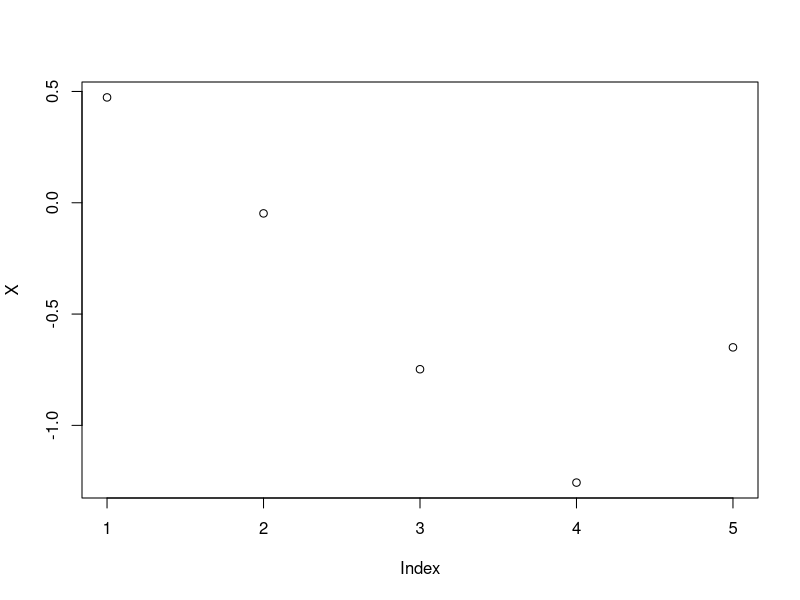
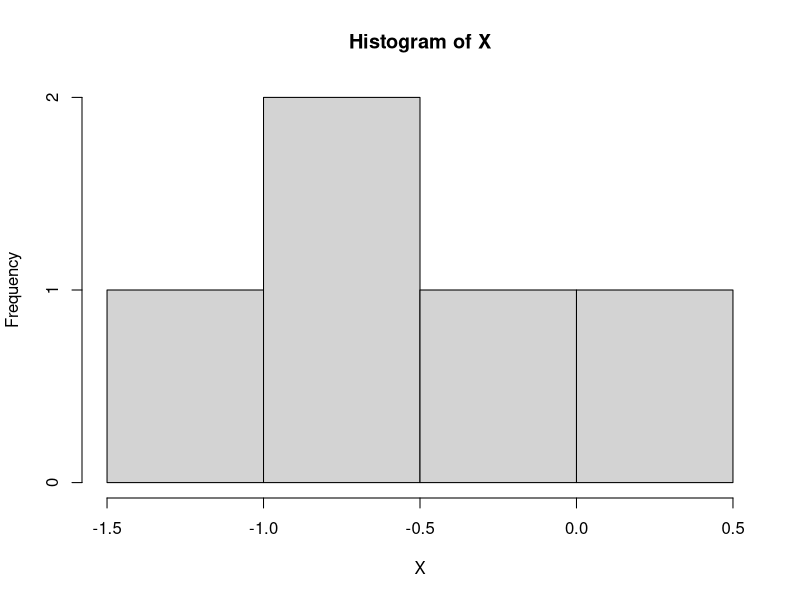
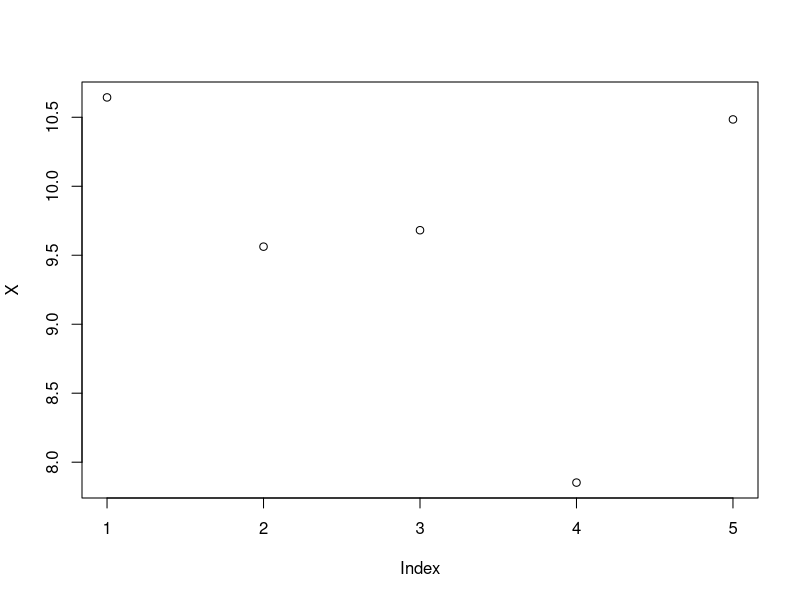
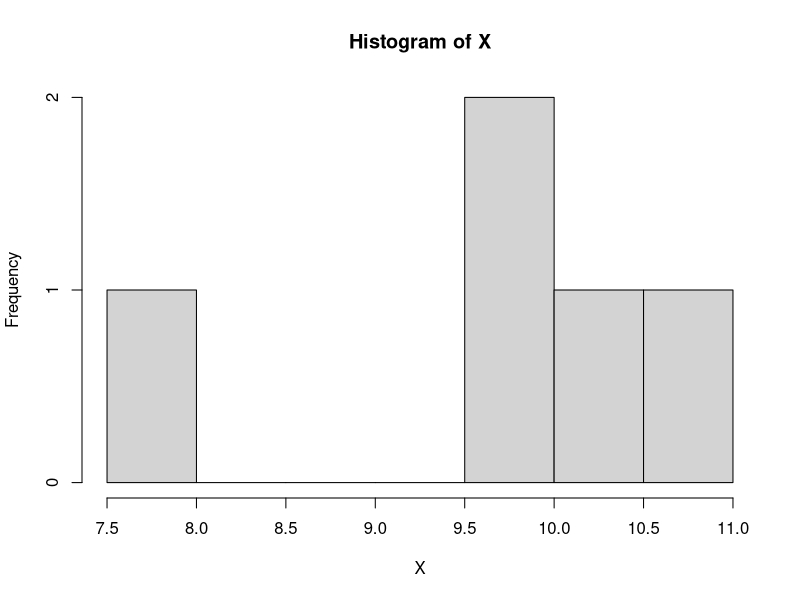
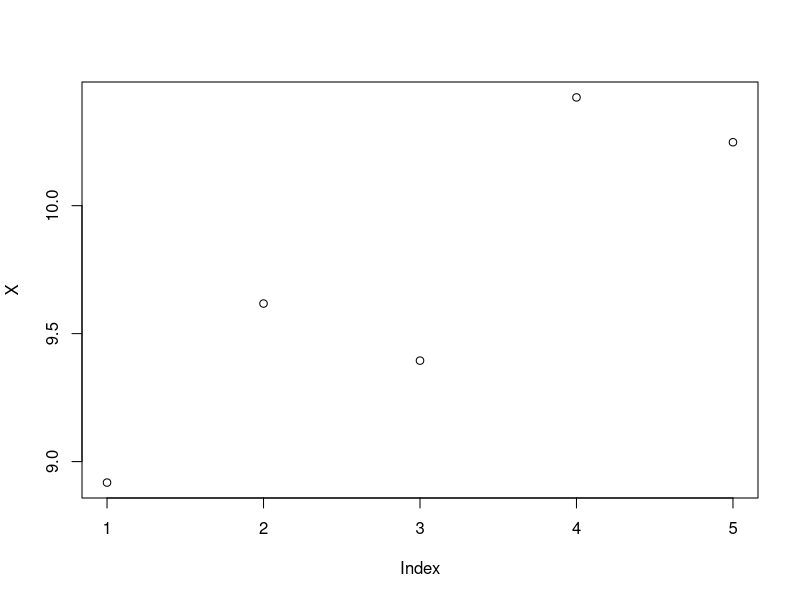
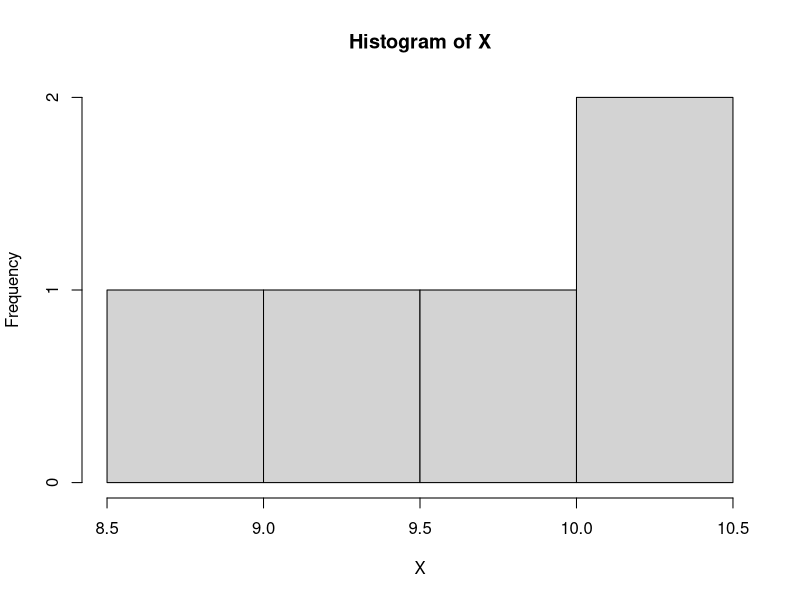
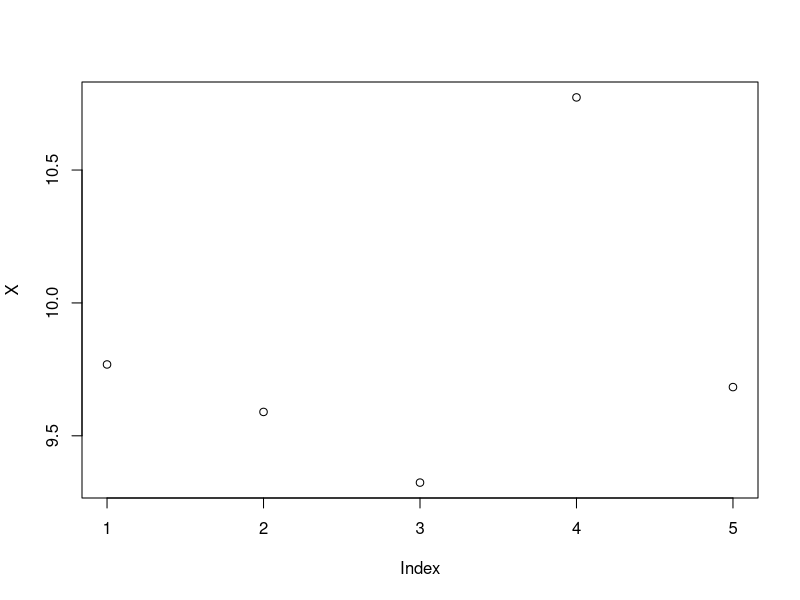
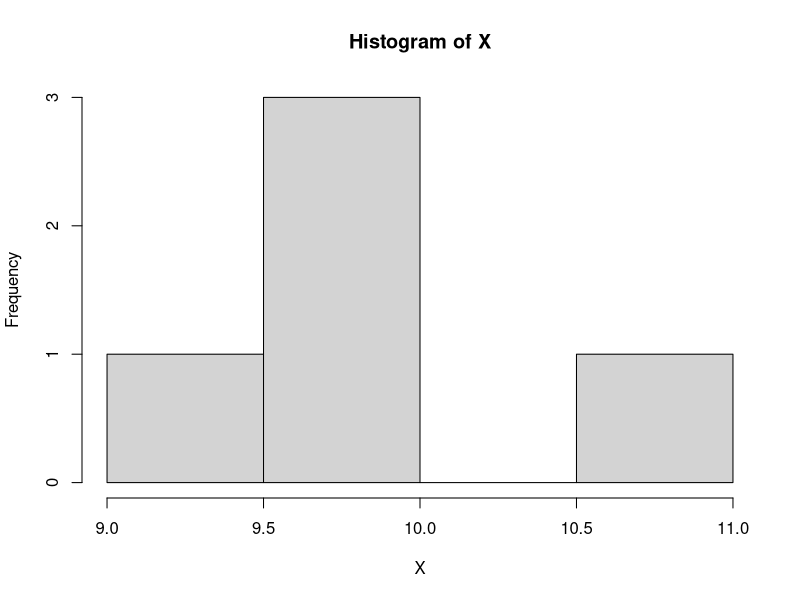

Write the R code that produced these figures, in order.
N <-100000
a <-rnorm(N)
b <- rnorm(N)
c<- a * b
c
# Generate 5 random numbers from a standard normal distribution
X <- rnorm(5)
print("Random numbers from a standard normal distribution (mean=0, sd=1):")
plot(X)
hist(X)

# Generate 5 random numbers with mean 10 and sd 1
X <- rnorm(5, 10, 1)
print("Random numbers from N(mean=10, sd=1):")
plot(X)
hist(X)

# Another method to specify mean without explicitly stating it
X <- rnorm(5, 10)
print("Random numbers from N(mean=10, sd=1) using shorthand:")
plot(X)
hist(X)

# Explicitly specifying mean and sd
X <- rnorm(5, mean=10, sd=1)
print("Random numbers from N(mean=10, sd=1) with named arguments:")
plot(X)
hist(X)

# Reversing the order of named arguments
X <- rnorm(5, sd=1, mean=10)
plot(X)
hist(X)

# Specify only sd with default mean = 0
X <- rnorm(5, sd=1)
print("Random numbers from N(mean=0, sd=1) with explicit sd only:")
plot(X)
hist(X)

# Final print statement after all reassignments
print("Final content of X:")
plot(X)
hist(X)

# Generate the vector of numbers
x <-rnorm(100000)
# count how many are between -1 and 1
count <- 0
for (i in x)
if (i>-1 & i<1)
  count <- count+1
# Get and print the percentage, should be around 68%
percent <- count/length(x)
percent
x <-rnorm(80000)
plot(x)
hist(x)
head(x)
tail(x)
range(x)
summary(x)
boxplot(x)
